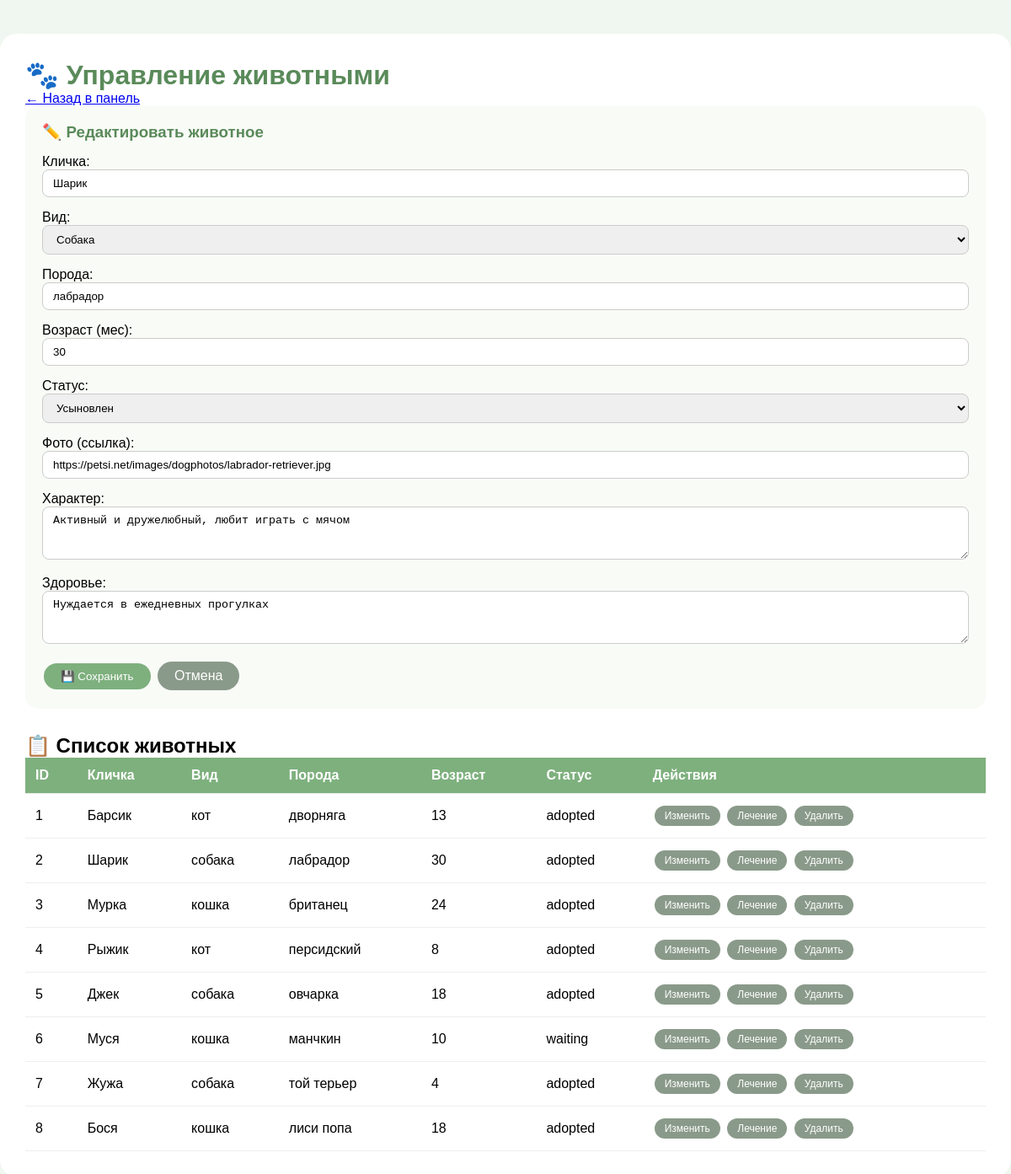
Screenshot of /api/admin/animals_edit.php?edit=2&token=mySecretAdminToken123 with the database file from the repository.
### tables this page shows
CREATE TABLE `animals` (
  `id` int(11) NOT NULL,
  `name` varchar(50) NOT NULL,
  `species` varchar(30) NOT NULL,
  `breed` varchar(50) DEFAULT NULL,
  `age` int(11) DEFAULT NULL,
  `status` varchar(20) DEFAULT 'waiting',
  `photo_url` varchar(255) DEFAULT NULL
);

CREATE TABLE `animal_details` (
  `id` int(11) NOT NULL,
  `animal_id` int(11) NOT NULL,
  `character_desc` text,
  `health_desc` text,
  `story` text,
  `text` text,
  `treatment_text` text
);

### api/controller/AnimalController.php (called while the page is built, shortened)
<?php
function getAllAnimals($pdo)
{
    $sql = "SELECT * FROM animals";
    $stmt = $pdo->prepare($sql);
    $stmt->execute();
    return $stmt->fetchAll();
}
function getAnimalById($pdo, $id)
{
    $sql = "SELECT * FROM animals WHERE id = :id";
    $stmt = $pdo->prepare($sql);
    $stmt->execute([':id' => $id]);
    return $stmt->fetch();
}
function getAnimalDetails($pdo, $id)
{
    $sql = "SELECT * FROM animal_details WHERE animal_id = :id";
    $stmt = $pdo->prepare($sql);
    $stmt->execute([':id' => $id]);
    return $stmt->fetch();
}
?>

### api/admin/animals_edit.php (the view, shortened to what this page needs)
<?php
require_once './database.php';
$token = $_GET['token'] ?? '';
require_once '../SoloProject/api/controller/AnimalController.php';
$animals = getAllAnimals($pdo);
$edit = null;
if (isset($_GET['edit'])) {
    $edit = getAnimalById($pdo, $_GET['edit']);
    $edit_details = getAnimalDetails($pdo, $edit['id']);
}
?>
<!doctype html>
<html lang="ru">
<head>
    <link rel="stylesheet" href="../../front/css/main.css">
</head>
<body style="background: #f0f7f0;">
<div class="container">
    <h1 style="color: #5a8a5a;">🐾 Управление животными</h1>
    <a href="admin_panel.php?token=<?= urlencode($token) ?>">← Назад в панель</a>
    <?php if ($edit): ?>
        <div class="form-section">
            <h3>✏️ Редактировать животное</h3>
            <form method="POST">
                <div class="form-group">
                    <label>Кличка:</label>
                    <input type="text" name="name" value="<?= htmlspecialchars($edit['name']) ?>" required>
                </div>
                <div class="form-group">
                    <label>Вид:</label>
                    <select name="species">
                        <option value="собака" <?= $edit['species'] == 'собака' ? 'selected' : '' ?>>Собака</option>
                    </select>
                </div>
                <div class="form-group">
                    <label>Порода:</label>
                    <input type="text" name="breed" value="<?= htmlspecialchars($edit['breed']) ?>">
                </div>
                <div class="form-group">
                    <label>Возраст (мес):</label>
                    <input type="number" name="age" value="<?= $edit['age'] ?>">
                </div>
                <div class="form-group">
                    <label>Статус:</label>
                    <select name="status">
                        <option value="adopted" <?= $edit['status'] == 'adopted' ? 'selected' : '' ?>>Усыновлен</option>
                    </select>
                </div>
                <div class="form-group">
                    <label>Фото (ссылка):</label><input type="text" name="photo_url" value="<?= htmlspecialchars($edit['photo_url']) ?>">
                </div>
                <div class="form-group">
                    <label>Характер:</label>
                    <textarea name="character_desc" rows="3" style="width:100%;"><?= htmlspecialchars($edit_details['character_desc'] ?? '') ?></textarea>
                </div>
                <div class="form-group">
                    <label>Здоровье:</label>
                    <textarea name="health_desc" rows="3" style="width:100%;"><?= htmlspecialchars($edit_details['health_desc'] ?? '') ?></textarea>
                </div>
                <button type="submit" name="edit" class="btn">💾 Сохранить</button>
                <a href="animals_edit.php?token=<?= urlencode($token) ?>" class="btn btn-gray">Отмена</a>
            </form>
        </div>
    <?php endif; ?>
    <h2>📋 Список животных</h2>
    <div style="overflow-x: auto;">
        <table style="width: 100%;">
            <thead>
            <tr>
                <th>ID</th>
                <th>Кличка</th>
                <th>Вид</th>
                <th>Порода</th>
                <th>Возраст</th>
                <th>Статус</th>
                <th>Действия</th>
            </tr>
            </thead>
            <tbody>
            <?php foreach ($animals as $animal): ?>
                <tr>
                    <td><?= $animal['id'] ?></td>
                    <td><?= htmlspecialchars($animal['name']) ?></td>
                    <td><?= $animal['species'] ?></td>
                    <td><?= $animal['breed'] ?></td>
                    <td><?= $animal['age'] ?></td>
                    <td><?= $animal['status'] ?></td>
                    <td>
                        <a href="animals_edit.php?edit=<?= $animal['id'] ?>&token=<?= urlencode($token) ?>" class="btn btn-gray btn-small">Изменить</a>
                        <a href="animals_edit.php?treatment=<?= $animal['id'] ?>&token=<?= urlencode($token) ?>" class="btn btn-gray btn-small">Лечение</a>
                        <a href="animals_edit.php?delete=<?= $animal['id'] ?>&token=<?= urlencode($token) ?>" class="btn btn-gray btn-small" onclick="return confirm('Удалить?')">Удалить</a>
                    </td>
                </tr>
            <?php endforeach; ?>
            </tbody>
        </table>
    </div>
</div>
</body>
</html>

### front/css/main.css (style rules this page uses)
* { margin: 0; padding: 0; box-sizing: border-box; }
body { font-family: Arial, sans-serif; background: #f0f7f0; }
.btn { display: inline-block; background: #2e7d32; color: white; padding: 10px 25px; border-radius: 30px; text-decoration: none; margin-top: 15px; }

### api/admin/animals_edit.php (style rules this page uses)
.container { max-width: 1200px; margin: 40px auto; background: white; padding: 30px; border-radius: 20px; }
table { width: 100%; border-collapse: collapse; }
th, td { padding: 12px; text-align: left; border-bottom: 1px solid #eee; }
th { background: #7eb07e; color: white; }
input, select, textarea { padding: 8px 12px; border-radius: 8px; border: 1px solid #ccc; width: 100%; }
.btn { background: #7eb07e; color: white; padding: 8px 20px; border-radius: 25px; text-decoration: none; display: inline-block; margin: 2px; border: none; cursor: pointer; }
.btn-gray { background: #8a9a8a; }
.btn-small { padding: 5px 12px; font-size: 12px; }
.form-group { margin-bottom: 15px; }
.form-section { background: #f9fbf7; padding: 20px; border-radius: 15px; margin-bottom: 30px; }
.form-section h3 { color: #5a8a5a; margin-bottom: 15px; }

### rows the page displays
animals: name "Шарик", species "Собака", breed "лабрадор", age "30", status "Усыновлен", photo_url "https://petsi.net/images/dogphotos/labrador-retriever.jpg", id "2", species "собака", status "adopted"
animal_details: character_desc "Активный и дружелюбный, любит играть с мячом", health_desc "Нуждается в ежедневных прогулках"
animals: id "1", name "Барсик", species "кот", breed "дворняга", age "13", status "adopted"
animals: id "3", name "Мурка", species "кошка", breed "британец", age "24", status "adopted"
animals: id "4", name "Рыжик", species "кот", breed "персидский", age "8", status "adopted"
animals: id "5", name "Джек", species "собака", breed "овчарка", age "18", status "adopted"
animals: id "6", name "Муся", species "кошка", breed "манчкин", age "10", status "waiting"
animals: id "7", name "Жужа", species "собака", breed "той терьер", age "4", status "adopted"
animals: id "8", name "Бося", species "кошка", breed "лиси попа", age "18", status "adopted"
